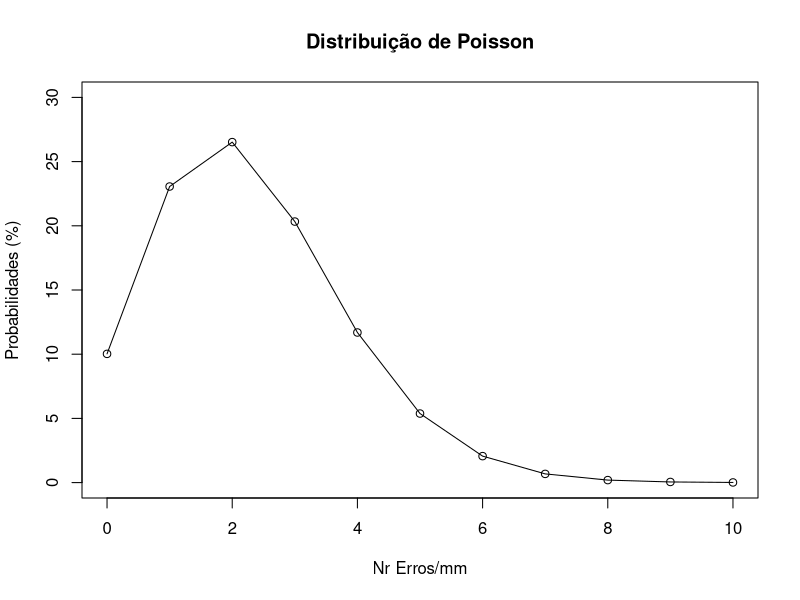

The R source for this figure:
x <- 2
lambda <- 2.3

# a)
dpois(x, lambda)

# b)
erros <- 0:10

poisson <- dpois(erros, lambda) * 100

plot(erros, poisson,
     xlab = "Nr Erros/mm", ylab = "Probabilidades (%)",
     main = "Distribuição de Poisson",
     ylim = c(0, 30))
lines(erros, poisson)